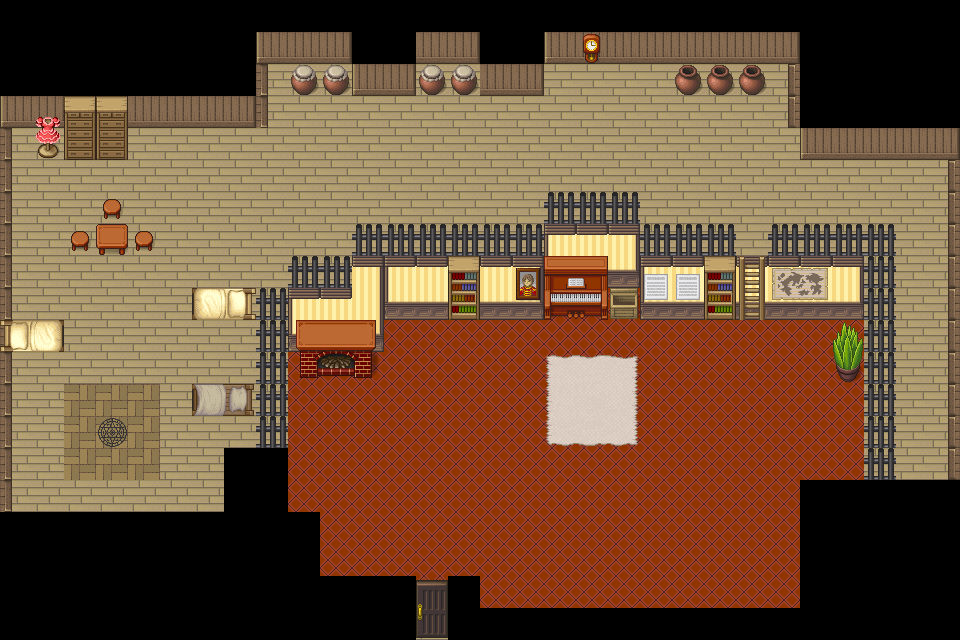

A 2D game scene composited from a Tiled map and its tileset images. What follows is a short description and the map's XML, with each tile layer's data collapsed to a summary:
An orthogonal 30x20 tile map with 32x32 px tiles, 4 tile layers (Suelo, Paredes, Semipisos, Muebles) and 60 objects (guardia_1, guardia_2, hija_duenio, duenio, portal_salida).

<map version="1.10" tiledversion="1.12.2" orientation="orthogonal" renderorder="right-down" width="30" height="20" tilewidth="32" tileheight="32" infinite="0" nextlayerid="10" nextobjectid="78">
 <editorsettings>
  <export target="../../data/maps/casa_duenio.json" format="json" />
 </editorsettings>
 <tileset firstgid="1" source="../tsx/Pipoyafull.tsx" />
 <layer id="1" name="Suelo" width="30" height="20" locked="1">
  <data>[600 cells, 440 non-empty, 3 distinct tile ids]</data>
 </layer>
 <layer id="2" name="Paredes" width="30" height="20" locked="1">
  <data>[600 cells, 271 non-empty, 16 distinct tile ids]</data>
 </layer>
 <layer id="3" name="Semipisos" width="30" height="20" locked="1">
  <data>[600 cells, 16 non-empty, 1 distinct tile ids]</data>
 </layer>
 <layer id="4" name="Muebles" width="30" height="20" locked="1">
  <data>[600 cells, 59 non-empty, 46 distinct tile ids]</data>
 </layer>
 <objectgroup id="6" name="NPC" visible="0" locked="1">
  <object id="3" name="guardia_1" x="431" y="566">
   <point />
  </object>
  <object id="4" name="guardia_2" x="458" y="565">
   <point />
  </object>
  <object id="5" name="hija_duenio" x="75" y="239">
   <point />
  </object>
  <object id="76" name="duenio" x="112" y="206">
   <point />
  </object>
 </objectgroup>
 <objectgroup id="9" name="Portal">
  <object id="77" name="portal_salida" x="433" y="613">
   <point />
  </object>
 </objectgroup>
 <objectgroup id="8" name="Colisiones" visible="0" locked="1" offsetx="0" offsety="1">
  <object id="11" x="296" y="320" width="78" height="58" />
  <object id="13" x="384.667" y="256.667" width="158" height="62" />
  <object id="14" x="544.333" y="224.667" width="94.6667" height="93.6667" />
  <object id="15" x="640.333" y="256" width="96" height="63.6667" />
  <object id="16" x="769.333" y="257.333" width="92.6667" height="61.6667" />
  <object id="18" x="834" y="350.333" width="29.3333" height="32.6667" />
  <object id="20" x="862.333" y="384.333" width="9.33333" height="95.3333" />
  <object id="21" x="862" y="320" width="7.33333" height="31.3333" />
  <object id="22" x="863.333" y="257.333" width="2.33333" height="62.3333" />
  <object id="23" x="768.333" y="248.333" width="98.3333" height="6" />
  <object id="24" x="639.333" y="248" width="96" height="6.33333" />
  <object id="25" x="639.333" y="223.333" width="5.33333" height="25" />
  <object id="26" x="541.667" y="215" width="102" height="8.66667" />
  <object id="27" x="536" y="223.667" width="6.66667" height="33" />
  <object id="28" x="472.333" y="248.667" width="62" height="7.33333" />
  <object id="29" x="352.333" y="249" width="119" height="6" />
  <object id="30" x="287.667" y="280.333" width="63.3333" height="7.66667" />
  <object id="31" x="281" y="280" width="6.66667" height="167.333" />
  <object id="32" x="289" y="448" width="4.33333" height="63" />
  <object id="33" x="294.333" y="506" width="25.6667" height="5.66667" />
  <object id="34" x="321" y="506.333" width="4.33333" height="68" />
  <object id="35" x="326.667" y="569.333" width="87.3333" height="5" />
  <object id="37" x="948.5" y="159" width="10.5" height="318.5" />
  <object id="38" x="800" y="149.5" width="159.5" height="9.5" />
  <object id="39" x="796.5" y="128" width="3" height="26.5" />
  <object id="40" x="788" y="32.5" width="12.5" height="93" />
  <object id="41" x="545" y="30" width="240" height="31.5" />
  <object id="42" x="673" y="63" width="28.5" height="31" />
  <object id="43" x="702.5" y="63.5" width="32.5" height="31" />
  <object id="44" x="737" y="63.5" width="30" height="30.5" />
  <object id="45" x="417.5" y="63.5" width="126" height="32" />
  <object id="46" x="257" y="64" width="158.5" height="29" />
  <object id="47" x="256" y="31.5" width="95" height="32" />
  <object id="48" x="416" y="31" width="63" height="32" />
  <object id="49" x="-1.5" y="95.5" width="269" height="30.5" />
  <object id="50" x="37" y="127.5" width="88" height="28.5" />
  <object id="51" x="-0.5" y="126.5" width="12" height="384" />
  <object id="52" x="191" y="381.5" width="63" height="31" />
  <object id="53" x="0" y="317.5" width="63.5" height="32" />
  <object id="54" x="267.5" y="326.5" width="0.5" />
  <object id="55" x="193" y="284.5" width="58.5" height="34.5" />
  <object id="56" x="252" y="286" width="28.5" height="31.5" />
  <object id="57" x="253" y="318" width="29.5" height="128.5" />
  <object id="58" x="866.5" y="256.5" width="30" height="222.5" />
  <object id="59" x="898.5" y="469.5" width="49" height="8.5" />
  <object id="60" x="814.5" y="476" width="46" height="3" />
  <object id="66" x="797.5" y="476" width="16" height="2.5" />
  <object id="67" x="794.5" y="475.5" width="5" height="131" />
  <object id="68" x="482" y="596.5" width="310.5" height="10" />
  <object id="69" x="481.5" y="566.5" width="6" height="28.5" />
  <object id="70" x="449.5" y="565.5" width="29" height="10" />
  <object id="71" x="224" y="440.5" width="29.5" height="5.5" />
  <object id="72" x="216.5" y="439.5" width="6.5" height="71" />
  <object id="75" x="12" y="501.5" width="203" height="9" />
 </objectgroup>
 <objectgroup id="5" name="spawn_player" visible="0" locked="1" offsetx="3" offsety="4">
  <object id="1" x="431" y="564">
   <point />
  </object>
 </objectgroup>
</map>
